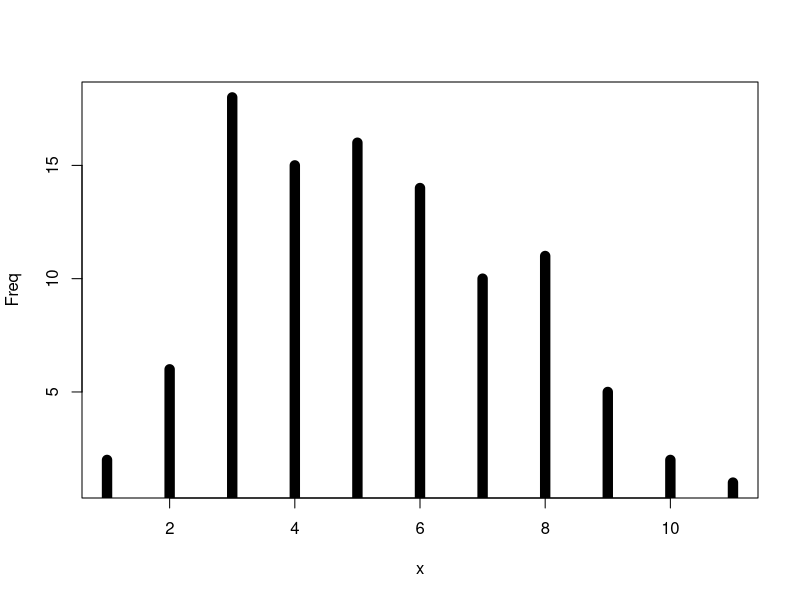

The R script that drew this image:
counts <- as.data.frame(table(x = rpois(100,5)))
counts$x <- as.numeric(as.character(counts$x))
p <-   
 with(counts, plot(x, Freq, type = "h", lwd = 10))
